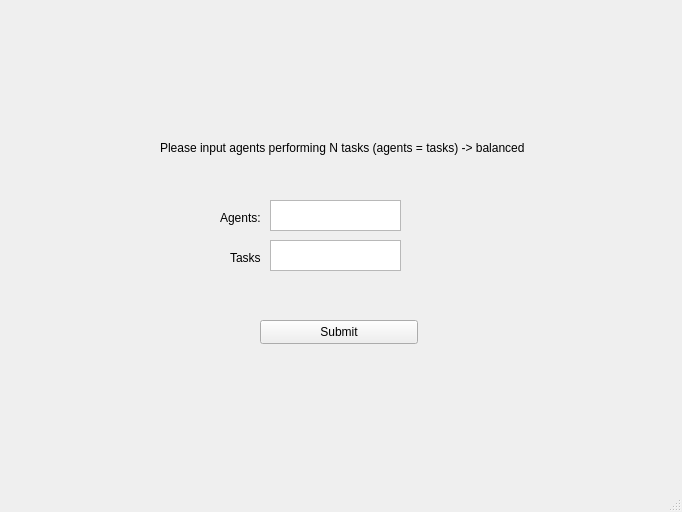
<?xml version="1.0" encoding="UTF-8"?>
<ui version="4.0">
 <class>MainWindow</class>
 <widget class="QMainWindow" name="MainWindow">
  <property name="geometry">
   <rect>
    <x>0</x>
    <y>0</y>
    <width>682</width>
    <height>512</height>
   </rect>
  </property>
  <property name="windowTitle">
   <string>MainWindow</string>
  </property>
  <widget class="QWidget" name="centralwidget">
   <widget class="QPushButton" name="submitBtn">
    <property name="geometry">
     <rect>
      <x>260</x>
      <y>320</y>
      <width>158</width>
      <height>24</height>
     </rect>
    </property>
    <property name="text">
     <string>Submit</string>
    </property>
   </widget>
   <widget class="QLabel" name="agentsLbl">
    <property name="geometry">
     <rect>
      <x>220</x>
      <y>210</y>
      <width>40</width>
      <height>16</height>
     </rect>
    </property>
    <property name="text">
     <string>Agents:</string>
    </property>
   </widget>
   <widget class="QPlainTextEdit" name="agentsText">
    <property name="geometry">
     <rect>
      <x>270</x>
      <y>200</y>
      <width>131</width>
      <height>31</height>
     </rect>
    </property>
   </widget>
   <widget class="QLabel" name="label">
    <property name="geometry">
     <rect>
      <x>160</x>
      <y>140</y>
      <width>371</width>
      <height>16</height>
     </rect>
    </property>
    <property name="text">
     <string>Please input agents performing N tasks (agents = tasks) -&gt; balanced</string>
    </property>
   </widget>
   <widget class="QPlainTextEdit" name="tasksText">
    <property name="geometry">
     <rect>
      <x>270</x>
      <y>240</y>
      <width>131</width>
      <height>31</height>
     </rect>
    </property>
   </widget>
   <widget class="QLabel" name="tasksLbl">
    <property name="geometry">
     <rect>
      <x>230</x>
      <y>250</y>
      <width>40</width>
      <height>16</height>
     </rect>
    </property>
    <property name="text">
     <string>Tasks</string>
    </property>
   </widget>
  </widget>
  <widget class="QMenuBar" name="menubar">
   <property name="geometry">
    <rect>
     <x>0</x>
     <y>0</y>
     <width>682</width>
     <height>22</height>
    </rect>
   </property>
  </widget>
  <widget class="QStatusBar" name="statusbar"/>
 </widget>
 <resources/>
 <connections/>
</ui>
